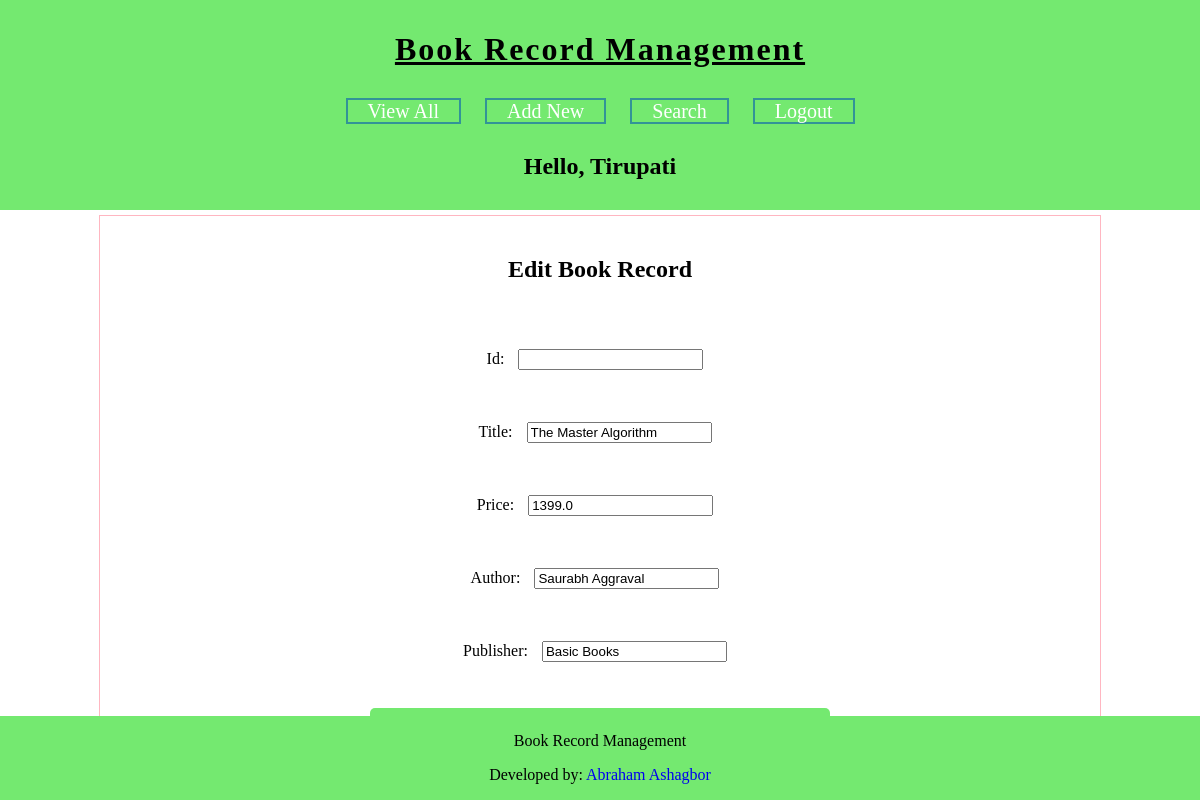
/BRM/edit-book/4 (signed in), run on the app's committed database.
### myapp/models.py (models this page shows)
class Book(models.Model):
    title = models.CharField(max_length=100)
    price = models.FloatField()
    author = models.CharField(max_length=100)
    publisher = models.CharField(max_length=100)

### myapp/views.py (the view)
# urls.py: path('edit-book/<int:id>', views.EditBook, name='edit-book'),
@login_required(login_url = '/BRM/login/')
def EditBook(request, id=None):
    username = request.session['username']
    if request.method == 'POST':
        pi = get_object_or_404(Book, pk=id)
        fm = NewBookForm(request.POST or None)
        print(fm)
        if fm.is_valid():
            title = fm.cleaned_data['title']
            price = fm.cleaned_data['price']
            author = fm.cleaned_data['author']
            publisher = fm.cleaned_data['publisher']
            obj = Book(title=title, price=price, author=author, publisher=publisher)
            obj.save()
            messages.success(request, 'You successfully updated the Book')
            return HttpResponseRedirect('/BRM/view-book/')
        else:
            messages.warning(request, 'Pls enter a valid data!!')
    else:
        pi = get_object_or_404(Book, pk=id)
        book = {'title' : pi.title, 'price' : pi.price, 'author' : pi.author, 'publisher' : pi.publisher}
        fm = NewBookForm(initial=book)
    context = {
        'form' : fm,
        'username' : username
    }
    return render(request, 'myapp/edit_book.html', context)

### myapp/forms.py
class NewBookForm(forms.Form):
    id = forms.IntegerField(label='Id')
    title = forms.CharField(label = 'Title', max_length=100)
    price = forms.FloatField(label = 'Price')
    author = forms.CharField(label = 'Author')
    publisher = forms.CharField(label = 'Publisher')

### templates/myapp/edit_book.html (shortened to what this page needs)
{% extends 'myapp/base.html' %}
{% block content%}
  <div id="main">
    <h2>Edit Book Record</h2>
    <form class="" action="" method="POST">
      {{form.as_p}}
    </form>
  </div>
{% endblock content %}

### templates/myapp/base.html (shortened to what this page needs)
<!DOCTYPE html>
{% load static %}
<html lang="en" dir="ltr">
  <head>
    <link rel="stylesheet" href="{% static 'css/BRMstyle.css' %}">
  </head>
  <body>
    <div id="header">
      <h1>Book Record Management</h1>
      <div id="nav">
        <a href="{% url 'view-book' %}">View All</a>
        <a href="{% url 'new-book' %}">Add New</a>
        <a href="{% url 'search-book' %}">Search</a>
        <a href="{% url 'logout' %}">Logout</a>
      </div>
      <h2>Hello, {{username}}</h2>
    </div>
    {% block content %}
    {% endblock content %}
    <footer>
      <p>Book Record Management</p>
      <p>Developed by: <a href="#">Abraham Ashagbor</a></p>
    </footer>
  </body>
</html>

### statics/css/BRMstyle.css (style rules this page uses)
body { margin: 0; font-family: cursive; }
#header { background-color: #00F1CC; padding-bottom: 20px; text-align: center; }
#header h1 { text-align: center; letter-spacing: 2px; text-decoration: underline; }
#nav { width: 60%; margin: auto; }
#nav a { background-color: lightpink; width: 150px; border: solid 2px #329497; font-size: 20px; text-decoration: none; color : #329497; padding-left: 20px; padding-right: 20px; }
#main { margin: auto; border: solid 1px lightpink; width: 80%; padding: 5px; margin-top: 5px; }
#main h2, #main form { text-align: center; }
#main { padding: 20px; text-align: center; }
#main form { padding: 20px; text-align: center; display: flex; flex-direction: column; align-items: center; }
#main form input { margin: 10px; }

### templates/myapp/base.html (style rules this page uses)
#header { background-color: #74e970; padding: 10px; text-align: center; }
#nav { background-color: #74e970; padding: 10px; text-align: center; }
#nav a { margin: 0 10px; background-color: #74e970; }
#nav a:link, #nav a:visited { color: white; text-decoration: none; }
h1 { width: 100%; }
footer { background-color: #74e970; text-align: center; position: fixed; bottom: 0; width: 100%; scrollbar-width: thin; }
footer a { text-decoration: none; }

### data on the page
Book: title "The Master Algorithm", price "1399.0", author "Saurabh Aggraval", publisher "Basic Books"

### other printed values
{{ username }} "Tirupati"
